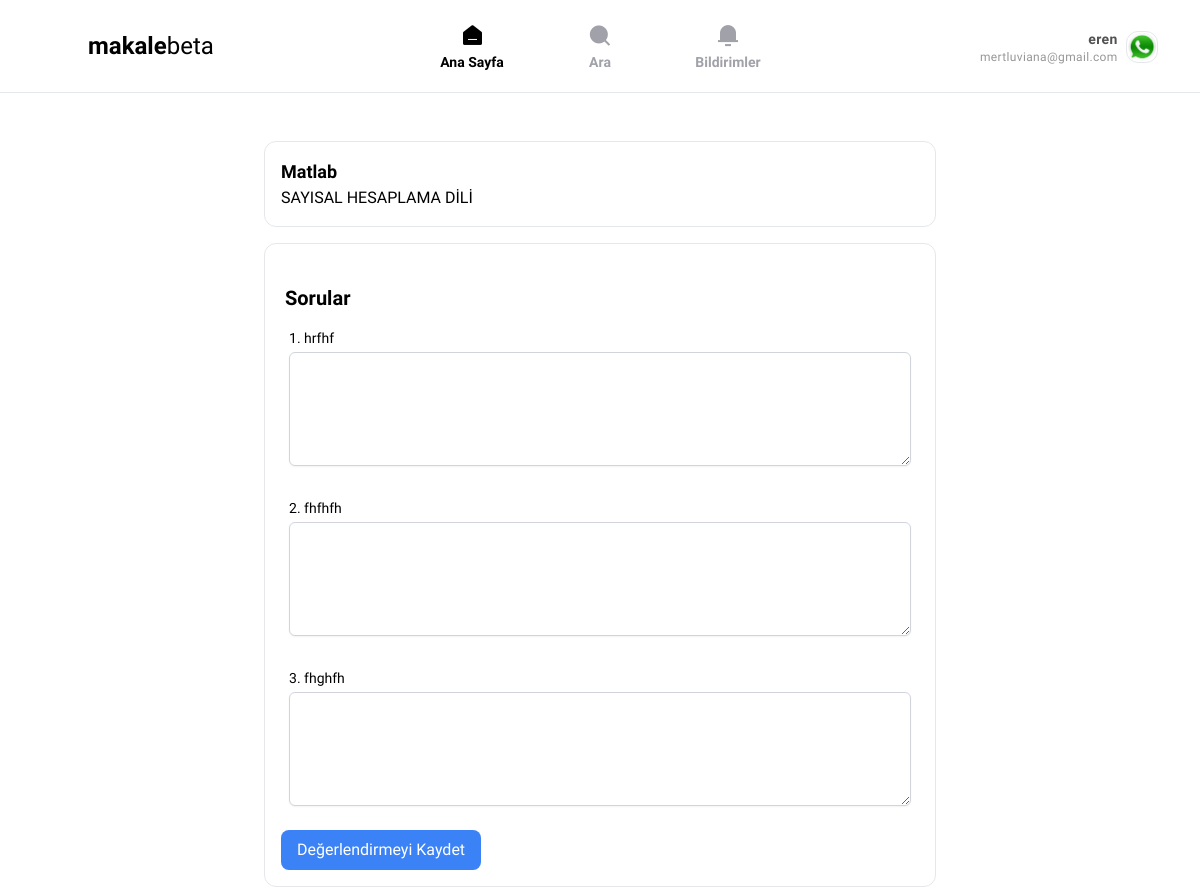
The page /evaluate.php?post_id=42 (signed in) on the database its author committed.
### tables this page shows
CREATE TABLE `users` (
  `id` int(11) NOT NULL,
  `username` varchar(50) NOT NULL,
  `fullname` varchar(250) NOT NULL,
  `gender` int(1) NOT NULL,
  `email` varchar(100) NOT NULL,
  `password` varchar(250) NOT NULL,
  `yetki` int(1) NOT NULL,
  `createdate` timestamp NOT NULL DEFAULT current_timestamp(),
  `photo` varchar(255) NOT NULL
);

CREATE TABLE `posts` (
  `id` int(11) NOT NULL,
  `kullanici_id` int(11) NOT NULL,
  `title` varchar(50) NOT NULL,
  `file` varchar(255) NOT NULL,
  `createddate` timestamp NOT NULL DEFAULT current_timestamp() ON UPDATE current_timestamp(),
  `likes` int(255) NOT NULL,
  `shares` int(255) NOT NULL,
  `description` varchar(255) NOT NULL
);

CREATE TABLE `evaluation_questions` (
  `id` int(11) NOT NULL,
  `post_id` int(11) NOT NULL,
  `question` varchar(255) NOT NULL
);

### evaluate.php (the view, shortened to what this page needs)
<?php
include_once 'db/connect.php';
if (isset($_GET['post_id'])) {
    $post_id = $_GET['post_id'];
    $postSql = "SELECT * FROM posts WHERE id = ?";
    $postStmt = $conn->prepare($postSql);
    $postStmt->bind_param("i", $post_id);
    $postStmt->execute();
    $post = $postStmt->get_result()->fetch_assoc();
    $questionSql = "SELECT * FROM evaluation_questions WHERE post_id = ?";
    $questionStmt = $conn->prepare($questionSql);
    $questionStmt->bind_param("i", $post_id);
    $questionStmt->execute();
    $questions = $questionStmt->get_result()->fetch_all(MYSQLI_ASSOC);
    $questionCreatorSql = "SELECT kullanici_id FROM posts WHERE id = ?";
    $questionCreatorStmt = $conn->prepare($questionCreatorSql);
    $questionCreatorStmt->bind_param("i", $post_id);
    $questionCreatorStmt->execute();
    $questionCreatorStmt->bind_result($questionCreatorId);
} else {
    echo "Geçersiz makale ID!";
    exit();
}
?>
<!DOCTYPE html>
<html lang="tr">
<head>
    <?php include 'includes/head.php'; ?>
</head>
<body>
<?php include 'inc/header.php'; ?>
<main class="flex flex-col gap-4 pt-6 max-w-2xl mx-auto ">
    <a href="makale?id=<?php echo $post['id']; ?>" class="p-4 w-full mt-6 border rounded-xl">
        <?php if (isset($post)): ?>
            <h2 class="text-lg font-semibold"><?php echo htmlspecialchars($post['title']); ?></h2>
            <p><?php echo nl2br(htmlspecialchars($post['description'])); ?></p>
        <?php else: ?>
            <p>Makale bilgileri mevcut değil.</p>
        <?php endif; ?>
    </a>
    <div class="p-4 border rounded-xl">
            <h1 class="font-bold text-xl mb-2 mt-6 ml-1">Sorular</h1>
            <?php if (isset($questions) && !empty($questions)): ?>
                <form method="post" action="">
                    <?php foreach ($questions as $index => $question): ?>
                        <div class="mb-4 p-2">
                            <label class="block text-sm font-medium flex w-full items-center justify-between">
                                <?php echo ($index + 1) . ". " . htmlspecialchars($question['question']); ?>
                            </label>
                            <?php if ($user_id != $questionCreatorId): ?>
                                <textarea name="responses[<?php echo htmlspecialchars($question['id']); ?>]" rows="4" class="mt-1 p-2 block w-full border border-gray-300 rounded-md shadow-sm"><?php
                                ?></textarea>
                            <?php endif; ?>
                        </div>
                    <?php endforeach; ?>
                    <?php if ($user_id != $questionCreatorId): ?>
                        <button type="submit" class="bg-blue-500 ml-auto text-white px-4 py-2 rounded-lg">Değerlendirmeyi Kaydet</button>
                    <?php endif; ?>
                </form>
            <?php else: ?>
                <p>Sorular mevcut değil.</p>
            <?php endif; ?>
    </div>
</main>
</body>
</html>

### inc/header.php (shortened to what this page needs)
<?php
include_once 'db/connect.php';
$giris_yapildi = isset($_SESSION['user_id']);
$currentPath = $_SERVER['REQUEST_URI'];
function isActive($path) {
    global $currentPath;
    return strpos($currentPath, $path) !== false ? 'text-black font-bold' : 'text-zinc-400';
}
$user_photo = '';
$user_gender = '';
$user_email = '';
if ($giris_yapildi) {
    $user_id = $_SESSION['user_id'];
    $giris = $conn->prepare("SELECT photo, gender, email FROM users WHERE id = ?");
    $giris->bind_param("i", $user_id);
    $giris->execute();
    $giris->bind_result($user_photo, $user_gender, $user_email);
}
 ?>
<header class="flex top-0 sticky bg-white z-20 items-center justify-between border-b p-2 px-4">
  <div class="flex w-full items-center justify-between mx-auto max-w-screen-lg">
    <a href="./" class=" w-96 flex text-2xl"><b>makale</b>beta</a>
    <nav class="flex justify-center max-lg:hidden max-lg:*:w-10 *:w-32 *:justify-center *:flex *:flex-col *:items-center items-center *:rounded-lg *:h-full *:px-0 *:py-3 *:transition hover:*:bg-zinc-200">
      <a href="./" class="<?php echo isActive(''); ?>">
          <i class="ri-home-6-fill text-2xl"></i>
          <p class="text-sm font-semibold ">Ana Sayfa</p>
      </a>
      <a href="./search.php" class="<?php echo isActive('/search'); ?>">
          <i class="ri-search-fill text-2xl"></i>
          <p class="text-sm font-semibold">Ara</p>
      </a>
      <?php if ($giris_yapildi): ?>
          <a href="./notifications.php" class="<?php echo isActive('/notifications.php'); ?>">
            <i class="ri-notification-3-fill text-2xl"></i>
            <p class="text-sm font-semibold">Bildirimler</p>
        </a>
      <?php endif; ?>
    </nav>
    <div class="flex gap-2 *:px-3 flex-4 w-96 *:py-1.5 *:rounded-lg justify-end items-center">
        <?php if ($giris_yapildi): ?>
            <div
                x-data="{ isOpen: false, openedWithKeyboard: false }"
                class="relative w-36 justify-end text-end"
                @keydown.esc.window="isOpen = false, openedWithKeyboard = false"
            >
                <button
                    type="button"
                    @click="isOpen = ! isOpen"
                    class="inline-flex cursor-pointer items-center gap-2 ml-auto whitespace-nowrap rounded-md text-sm font-medium tracking-wide transition"
                    aria-haspopup="true"
                    @keydown.space.prevent="openedWithKeyboard = true"
                    @keydown.enter.prevent="openedWithKeyboard = true"
                    @keydown.down.prevent="openedWithKeyboard = true"
                    :class="isOpen || openedWithKeyboard ? 'text-neutral-900 ' : 'text-neutral-600 '"
                    :aria-expanded="isOpen || openedWithKeyboard"
                    >
                    <div class="text-right max-lg:hidden">
                        <b><?php echo $_SESSION['username']; ?></b>
                        <p class="text-xs opacity-60"><?php echo htmlspecialchars($user_email); ?></p>
                    </div>
                    <img
                        class="w-8 h-8 rounded-xl border object-cover"
                        src="<?php echo !empty($user_photo) ? './assets/photos/' . htmlspecialchars($user_photo) : 'https://i.pinimg.com/564x/1b/a2/e6/1ba2e6d1d4874546c70c91f1024e17fb.jpg'; ?>"
                        alt="Profil Fotoğrafı"
                    />
                </button>
            </div>
        <?php else: ?>
            <a href="./register.php" class="bg-zinc-200">Kayıt Ol</a>
            <a href="./login.php" class="bg-black text-white">Giriş Yap</a>
        <?php endif; ?>
    </div>
  </div>
</header>

### styles/main.css (style rules this page uses)
html, body { font-family: "Inter Tight", sans-serif !important; }

### rows shown on the page
users: email "mertluviana@gmail.com", photo (picture)
posts: title "Matlab", description "SAYISAL HESAPLAMA DİLİ"
evaluation_questions: question "hrfhf"
evaluation_questions: question "fhfhfh"
evaluation_questions: question "fhghfh"

### other values the page prints
$_SESSION['username'] "eren"
